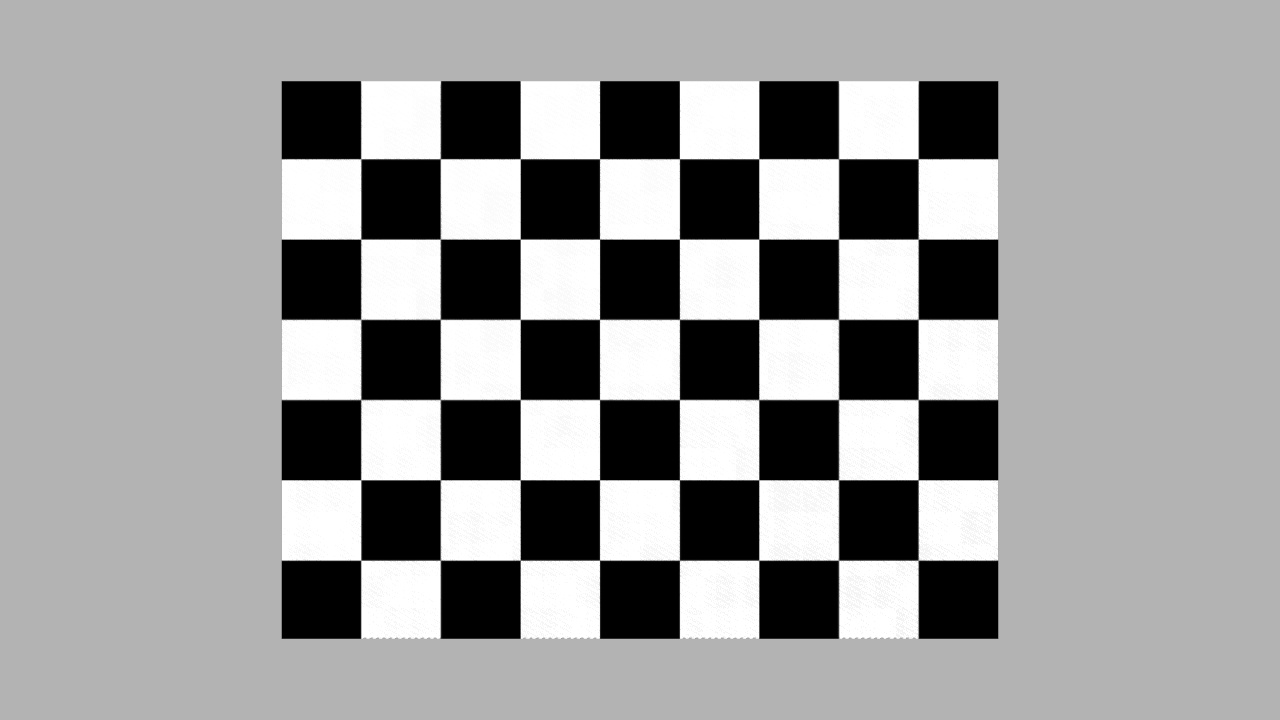
#> input picture proj.jpg, 1280 x 720 px
$ python main.py
#> lines starting #> are read from the running program, lines starting #| are printed output that depends on the picture; after the words box and inside, x2 and y2 are one past the last pixel; in counts of white or black regions, pixels touching at a corner belong together
import cv2
import numpy as np

np.set_printoptions(linewidth=np.inf, precision=2, threshold=np.inf)

image = cv2.imread('proj.jpg')
#> image is the input picture: shape (720, 1280, 3); min 0, max 255, mean 155.6
r, corners = cv2.findChessboardCorners(image, (8, 6))
#> r = True; corners = 48 rows, first 8: [360.7, 158.7], [440.3, 158.7], [520.3, 158.7], [599.6, 158.7], [679.4, 158.7], [758.7, 158.7], [838.5, 158.7], [918.2, 158.7]
cv2.drawChessboardCorners(image, (8, 6), corners, r)
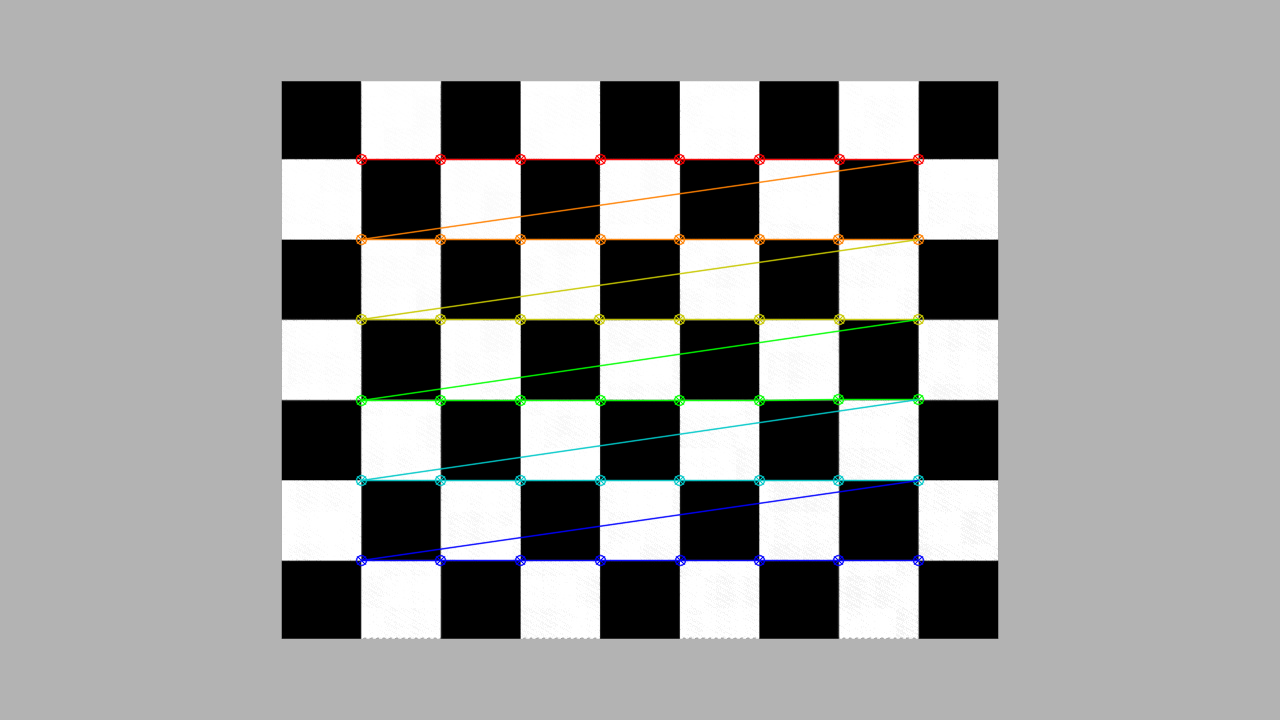
#> image: shape (720, 1280, 3); 2.41% of pixels changed, all inside (x1, y1, x2, y2) = (355, 153, 925, 567)

points_3d = np.empty((0, 4), float)
for i in range(8):
    for j in range(6):
        point = np.array([[0.1 * i + 1, 0.1 * j + 1, 1.0, 1]])
        points_3d = np.append(points_3d, point, axis=0)

# cv2.imshow('',image)
# cv2.waitKey(0)

a = np.empty((0, 12))
for i in range(len(corners)):
    u = corners[i][0][0]
    v = corners[i][0][1]
    x = points_3d[i][0]
    y = points_3d[i][1]
    z = points_3d[i][2]

    strip = np.array(
        [[x, y, z, 1, 0, 0, 0, 0, -u * x, -u * y, -u * z, -u],
         [0, 0, 0, 0, x, y, z, 1, -v * x, -v * y, -v * z, -v]])

    a = np.append(a, strip, axis=0)
#> this loop made 48 passes
#> (u, v, x, y) on passes 1 to 12: (360.7, 158.7, 1, 1), (440.3, 158.7, 1, 1.1), (520.3, 158.7, 1, 1.2), (599.6, 158.7, 1, 1.3), (679.4, 158.7, 1, 1.4), (758.7, 158.7, 1, 1.5), (838.5, 158.7, 1.1, 1), (918.2, 158.7, 1.1, 1.1), (360.7, 239.2, 1.1, 1.2), (440.3, 239.1, 1.1, 1.3), (520.2, 239.1, 1.1, 1.4), (599.6, 239.2, 1.1, 1.5)

eigenvalues, eigenvectors = np.linalg.eig(np.dot(a.T, a))
#> eigenvalues = [157889841.7, 1132052.3, 376440.4, 255.1, 20, 1.67, 0.58, 0.13, 0.065, -7.04e-12, -6.16e-33, -5.84e-17]
projection = eigenvectors[:, np.argmin(eigenvalues)]
#> projection = [-1.65e-11, -6.78e-11, -0.707, 0.707, -4.93e-12, -3.11e-11, -1.84e-06, 1.84e-06, -2.1e-14, -9.22e-14, 7.29e-14, 7.29e-14]
projection = np.reshape(projection, (3, 4))
#> projection = [[-1.65e-11, -6.78e-11, -0.707, 0.707], [-4.93e-12, -3.11e-11, -1.84e-06, 1.84e-06], [-2.1e-14, -9.22e-14, 7.29e-14, 7.29e-14]]

print(np.dot(projection, points_3d[0]))
#| [2.39e-11 9.28e-12 3.25e-14]
print(corners[0])
#| [[360.69 158.71]]

$ run again, with 1.jpg copied over proj.jpg
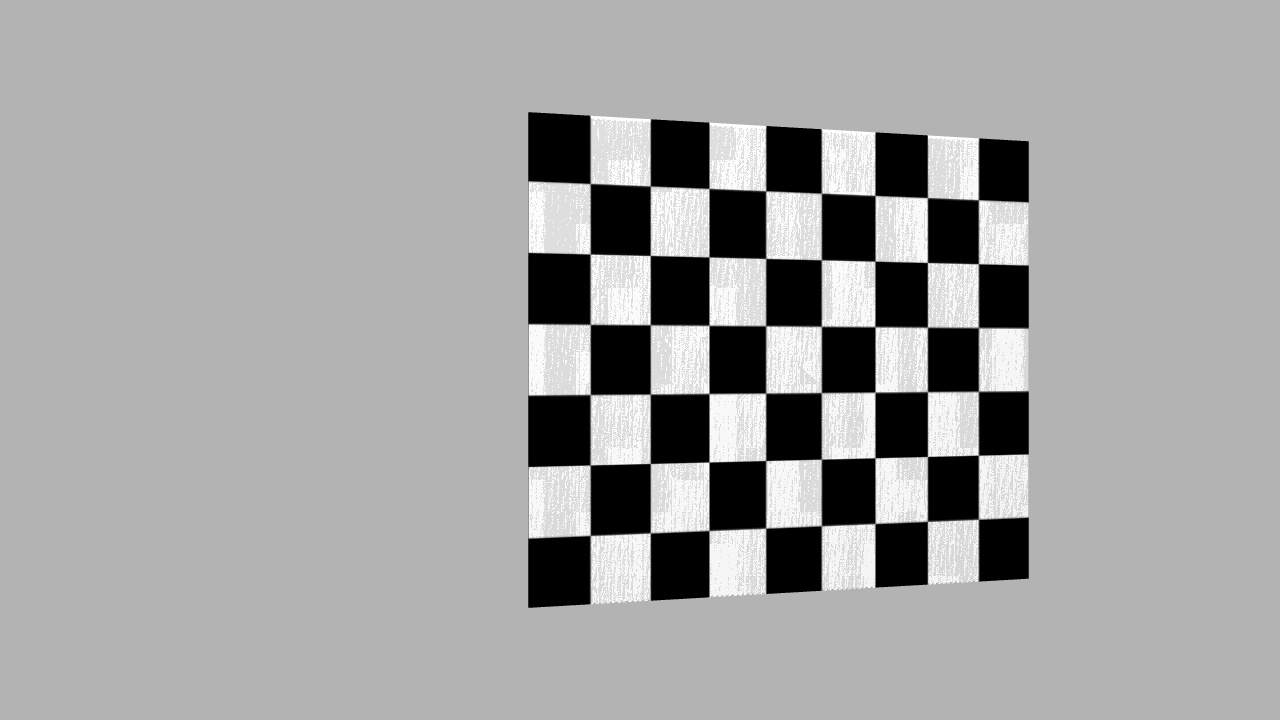
#> input picture 1.jpg, 1280 x 720 px
#> image is the input picture: shape (720, 1280, 3); min 0, max 255, mean 162.8
#> r = True; corners = 48 rows, first 8: [590, 183.5], [650, 186], [709, 188.5], [766, 191], [821.1, 193], [874.4, 195], [927.4, 197], [978, 200]
#> `cv2.drawChessboardCorners(image, (8, 6), corners, r)`:
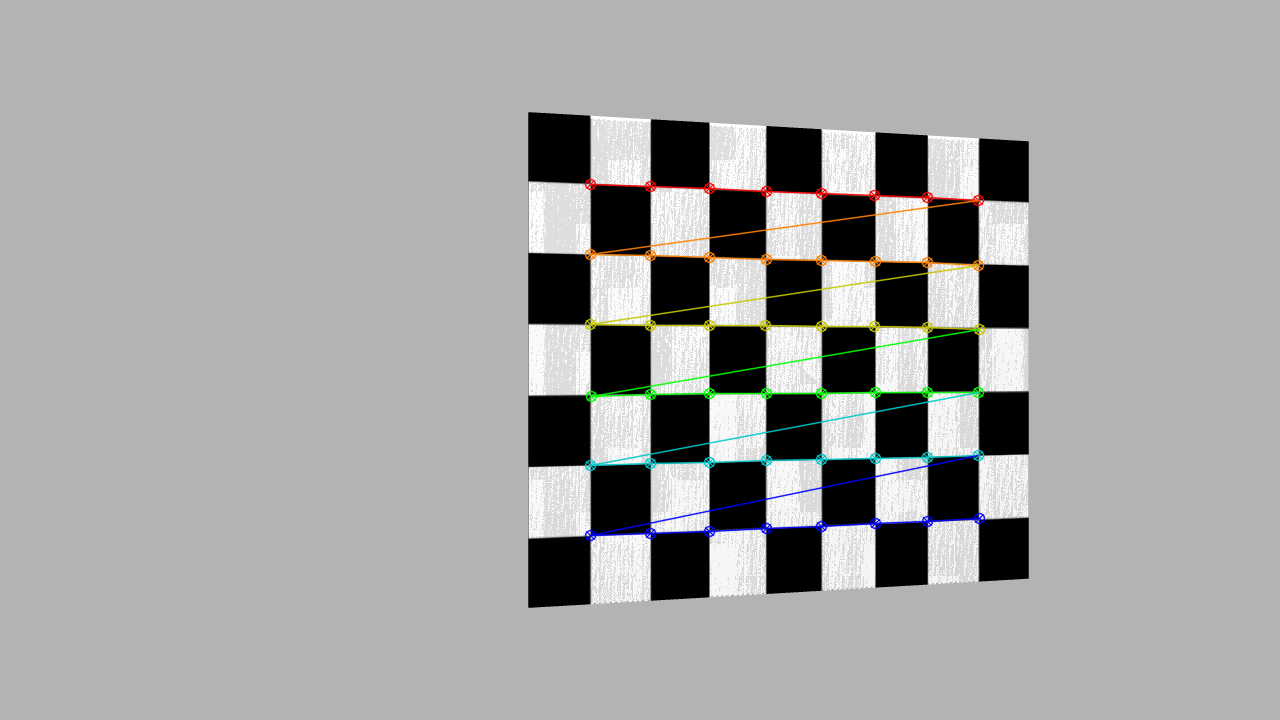
#> image: shape (720, 1280, 3); 1.82% of pixels changed, all inside (x1, y1, x2, y2) = (584, 178, 986, 542)
#> the loop `for i in range(len(corners)):` made 48 passes
#> (u, v, x, y) on passes 1 to 8: (590, 183.5, 1, 1), (650, 186, 1, 1.1), (709, 188.5, 1, 1.2), (766, 191, 1, 1.3), (821.1, 193, 1, 1.4), (874.4, 195, 1, 1.5), (927.4, 197, 1.1, 1), (978, 200, 1.1, 1.1)
#> eigenvalues = [206892123.7, 1543377.9, 501245.1, 256.9, 8.9, 1.49, 0.525, 0.0543, 0.0274, 3.1e-12, -1.15e-17, 0]
#> `projection = eigenvectors[:, np.argmin(eigenvalues)]`: projection = [-7.92e-16, 1.53e-15, -2.84e-06, 2.84e-06, -2.48e-16, 6.64e-16, -0.707, 0.707, 3.97e-18, 1.4e-17, -2.44e-17, 1.38e-18]
#> `projection = np.reshape(projection, (3, 4))`: projection = [[-7.92e-16, 1.53e-15, -2.84e-06, 2.84e-06], [-2.48e-16, 6.64e-16, -0.707, 0.707], [3.97e-18, 1.4e-17, -2.44e-17, 1.38e-18]]
#| [-3.55e-17  2.22e-16 -5.05e-18]
#| [[590.04 183.51]]

$ run again, with 2.jpg copied over proj.jpg
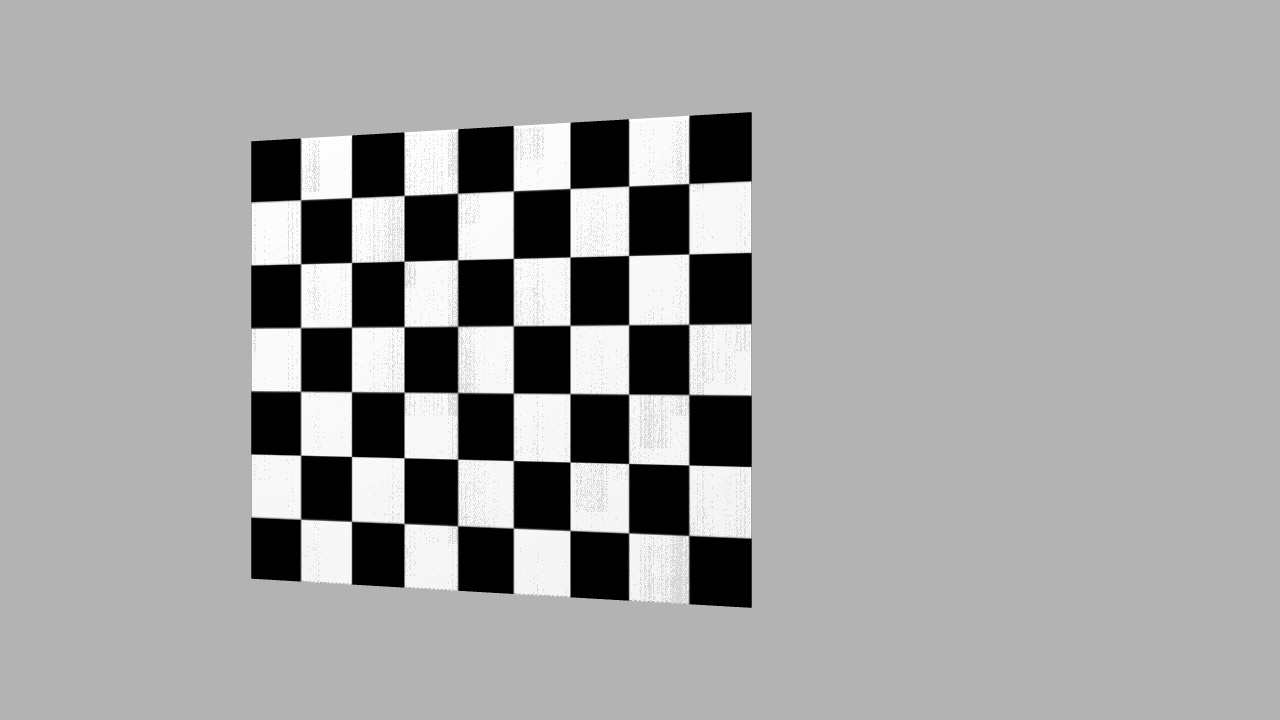
#> input picture 2.jpg, 1280 x 720 px
#> image is the input picture: shape (720, 1280, 3); min 0, max 255, mean 164.2
#> r = True; corners = 48 rows, first 8: [301.1, 199.5], [351.7, 197.7], [404.7, 195], [458, 193], [513, 191.1], [570, 188.5], [628.5, 186], [689, 183.5]
#> `cv2.drawChessboardCorners(image, (8, 6), corners, r)`:
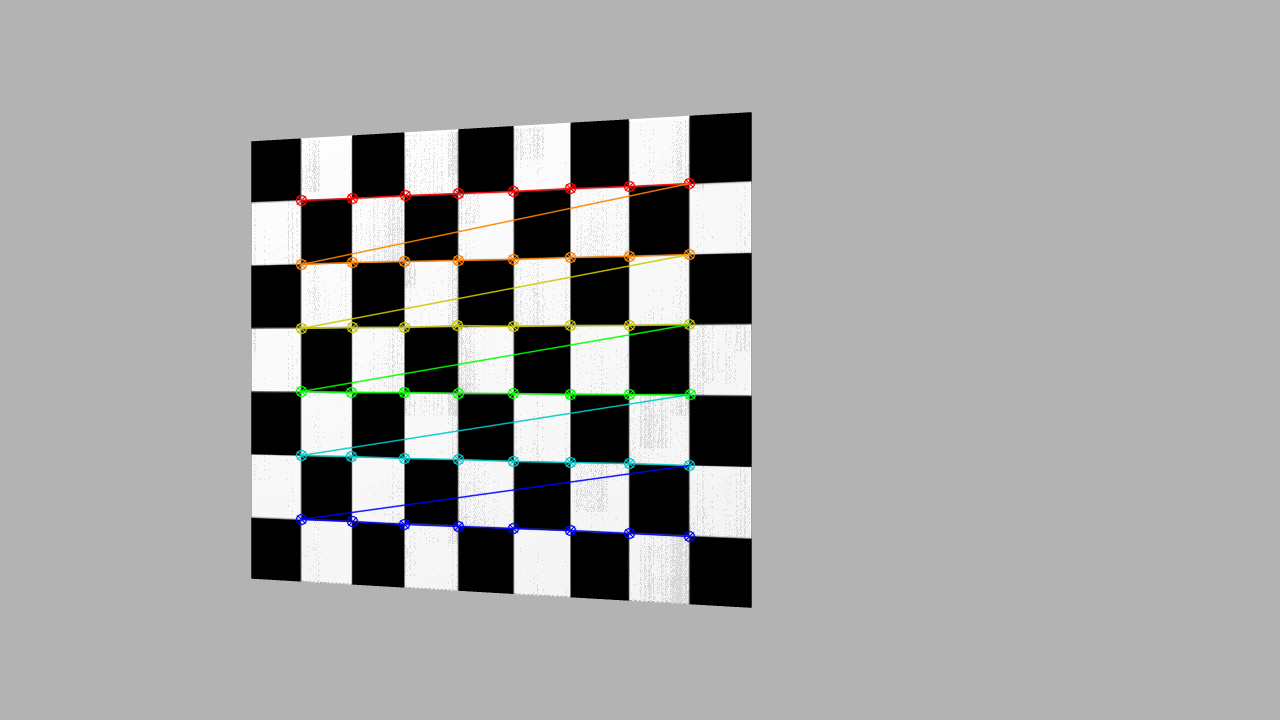
#> image: shape (720, 1280, 3); 1.81% of pixels changed, all inside (x1, y1, x2, y2) = (295, 177, 697, 543)
#> the loop `for i in range(len(corners)):` made 48 passes
#> (u, v, x, y) on passes 1 to 8: (301.1, 199.5, 1, 1), (351.7, 197.7, 1, 1.1), (404.7, 195, 1, 1.2), (458, 193, 1, 1.3), (513, 191.1, 1, 1.4), (570, 188.5, 1, 1.5), (628.5, 186, 1.1, 1), (689, 183.5, 1.1, 1.1)
#> eigenvalues = [106803909.1, 758012, 252349.7, 255.7, 15.48, 1.61, 0.567, 0.108, 0.0535, -1.89e-12, 0, 9.25e-18]
#> `projection = eigenvectors[:, np.argmin(eigenvalues)]`: projection = [7.46e-12, -2.24e-11, 0.707, -0.707, 5.86e-12, -1.47e-11, 1.84e-06, -1.84e-06, 1.51e-14, -4.12e-14, 1.55e-14, 1.55e-14]
#> `projection = np.reshape(projection, (3, 4))`: projection = [[7.46e-12, -2.24e-11, 0.707, -0.707], [5.86e-12, -1.47e-11, 1.84e-06, -1.84e-06], [1.51e-14, -4.12e-14, 1.55e-14, 1.55e-14]]
#| [2.95e-12 1.86e-12 4.92e-15]
#| [[301.13 199.53]]
